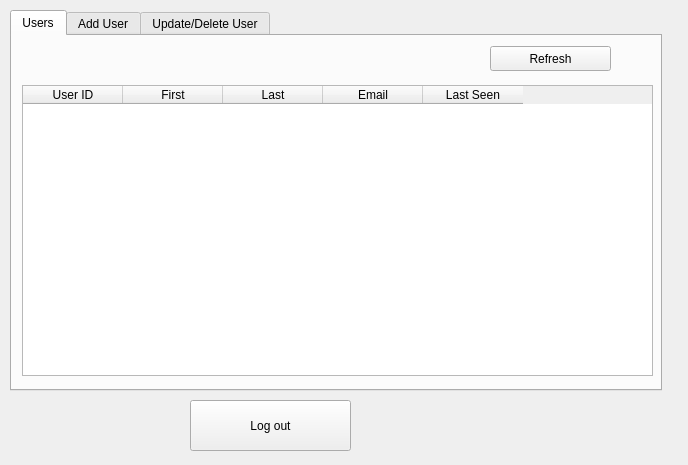
<?xml version="1.0" encoding="UTF-8"?>
<ui version="4.0">
 <class>AdminPanel</class>
 <widget class="QWidget" name="AdminPanel">
  <property name="geometry">
   <rect>
    <x>0</x>
    <y>0</y>
    <width>688</width>
    <height>465</height>
   </rect>
  </property>
  <property name="windowTitle">
   <string>Form</string>
  </property>
  <widget class="QTabWidget" name="tabs">
   <property name="geometry">
    <rect>
     <x>10</x>
     <y>10</y>
     <width>652</width>
     <height>381</height>
    </rect>
   </property>
   <property name="sizePolicy">
    <sizepolicy hsizetype="Maximum" vsizetype="Fixed">
     <horstretch>0</horstretch>
     <verstretch>0</verstretch>
    </sizepolicy>
   </property>
   <property name="maximumSize">
    <size>
     <width>16777215</width>
     <height>16777215</height>
    </size>
   </property>
   <property name="sizeIncrement">
    <size>
     <width>0</width>
     <height>0</height>
    </size>
   </property>
   <property name="currentIndex">
    <number>0</number>
   </property>
   <property name="iconSize">
    <size>
     <width>16</width>
     <height>16</height>
    </size>
   </property>
   <widget class="QWidget" name="users">
    <property name="sizePolicy">
     <sizepolicy hsizetype="Expanding" vsizetype="Expanding">
      <horstretch>0</horstretch>
      <verstretch>0</verstretch>
     </sizepolicy>
    </property>
    <attribute name="title">
     <string>Users</string>
    </attribute>
    <widget class="QTableWidget" name="usertable">
     <property name="geometry">
      <rect>
       <x>10</x>
       <y>49</y>
       <width>631</width>
       <height>291</height>
      </rect>
     </property>
     <property name="rowCount">
      <number>0</number>
     </property>
     <property name="columnCount">
      <number>5</number>
     </property>
     <column>
      <property name="text">
       <string>User ID</string>
      </property>
     </column>
     <column>
      <property name="text">
       <string>First</string>
      </property>
     </column>
     <column>
      <property name="text">
       <string>Last</string>
      </property>
     </column>
     <column>
      <property name="text">
       <string>Email</string>
      </property>
     </column>
     <column>
      <property name="text">
       <string>Last Seen</string>
      </property>
     </column>
    </widget>
    <widget class="QPushButton" name="refreshButton">
     <property name="geometry">
      <rect>
       <x>478</x>
       <y>10</y>
       <width>121</width>
       <height>25</height>
      </rect>
     </property>
     <property name="text">
      <string>Refresh</string>
     </property>
    </widget>
   </widget>
   <widget class="QWidget" name="adduser">
    <property name="sizePolicy">
     <sizepolicy hsizetype="Expanding" vsizetype="Expanding">
      <horstretch>0</horstretch>
      <verstretch>0</verstretch>
     </sizepolicy>
    </property>
    <attribute name="title">
     <string>Add User</string>
    </attribute>
    <widget class="QLineEdit" name="addpass">
     <property name="geometry">
      <rect>
       <x>173</x>
       <y>80</y>
       <width>228</width>
       <height>25</height>
      </rect>
     </property>
     <property name="sizePolicy">
      <sizepolicy hsizetype="Maximum" vsizetype="Fixed">
       <horstretch>0</horstretch>
       <verstretch>0</verstretch>
      </sizepolicy>
     </property>
     <property name="text">
      <string/>
     </property>
    </widget>
    <widget class="QLabel" name="label_2">
     <property name="geometry">
      <rect>
       <x>10</x>
       <y>80</y>
       <width>159</width>
       <height>25</height>
      </rect>
     </property>
     <property name="sizePolicy">
      <sizepolicy hsizetype="Maximum" vsizetype="Fixed">
       <horstretch>0</horstretch>
       <verstretch>0</verstretch>
      </sizepolicy>
     </property>
     <property name="text">
      <string>Password </string>
     </property>
     <property name="alignment">
      <set>Qt::AlignRight|Qt::AlignTrailing|Qt::AlignVCenter</set>
     </property>
    </widget>
    <widget class="QLineEdit" name="addfirst">
     <property name="geometry">
      <rect>
       <x>173</x>
       <y>120</y>
       <width>228</width>
       <height>25</height>
      </rect>
     </property>
     <property name="sizePolicy">
      <sizepolicy hsizetype="Maximum" vsizetype="Fixed">
       <horstretch>0</horstretch>
       <verstretch>0</verstretch>
      </sizepolicy>
     </property>
     <property name="text">
      <string/>
     </property>
    </widget>
    <widget class="QLabel" name="label_3">
     <property name="geometry">
      <rect>
       <x>10</x>
       <y>120</y>
       <width>159</width>
       <height>25</height>
      </rect>
     </property>
     <property name="sizePolicy">
      <sizepolicy hsizetype="Maximum" vsizetype="Fixed">
       <horstretch>0</horstretch>
       <verstretch>0</verstretch>
      </sizepolicy>
     </property>
     <property name="text">
      <string>First Name </string>
     </property>
     <property name="alignment">
      <set>Qt::AlignRight|Qt::AlignTrailing|Qt::AlignVCenter</set>
     </property>
    </widget>
    <widget class="QLineEdit" name="addlast">
     <property name="geometry">
      <rect>
       <x>173</x>
       <y>160</y>
       <width>228</width>
       <height>25</height>
      </rect>
     </property>
     <property name="sizePolicy">
      <sizepolicy hsizetype="Maximum" vsizetype="Fixed">
       <horstretch>0</horstretch>
       <verstretch>0</verstretch>
      </sizepolicy>
     </property>
     <property name="text">
      <string/>
     </property>
    </widget>
    <widget class="QLabel" name="label_4">
     <property name="geometry">
      <rect>
       <x>10</x>
       <y>160</y>
       <width>159</width>
       <height>25</height>
      </rect>
     </property>
     <property name="sizePolicy">
      <sizepolicy hsizetype="Maximum" vsizetype="Fixed">
       <horstretch>0</horstretch>
       <verstretch>0</verstretch>
      </sizepolicy>
     </property>
     <property name="text">
      <string>Last Name </string>
     </property>
     <property name="alignment">
      <set>Qt::AlignRight|Qt::AlignTrailing|Qt::AlignVCenter</set>
     </property>
    </widget>
    <widget class="QLineEdit" name="addemail">
     <property name="geometry">
      <rect>
       <x>173</x>
       <y>40</y>
       <width>228</width>
       <height>25</height>
      </rect>
     </property>
     <property name="sizePolicy">
      <sizepolicy hsizetype="Maximum" vsizetype="Fixed">
       <horstretch>0</horstretch>
       <verstretch>0</verstretch>
      </sizepolicy>
     </property>
     <property name="text">
      <string/>
     </property>
    </widget>
    <widget class="QLabel" name="label_5">
     <property name="geometry">
      <rect>
       <x>10</x>
       <y>40</y>
       <width>159</width>
       <height>25</height>
      </rect>
     </property>
     <property name="sizePolicy">
      <sizepolicy hsizetype="Maximum" vsizetype="Fixed">
       <horstretch>0</horstretch>
       <verstretch>0</verstretch>
      </sizepolicy>
     </property>
     <property name="text">
      <string>Email </string>
     </property>
     <property name="alignment">
      <set>Qt::AlignRight|Qt::AlignTrailing|Qt::AlignVCenter</set>
     </property>
    </widget>
    <widget class="QPushButton" name="addButton">
     <property name="geometry">
      <rect>
       <x>173</x>
       <y>210</y>
       <width>161</width>
       <height>51</height>
      </rect>
     </property>
     <property name="sizePolicy">
      <sizepolicy hsizetype="Fixed" vsizetype="Fixed">
       <horstretch>0</horstretch>
       <verstretch>0</verstretch>
      </sizepolicy>
     </property>
     <property name="maximumSize">
      <size>
       <width>16777215</width>
       <height>70</height>
      </size>
     </property>
     <property name="text">
      <string>Add User</string>
     </property>
    </widget>
   </widget>
   <widget class="QWidget" name="updatedeluser">
    <property name="sizePolicy">
     <sizepolicy hsizetype="Expanding" vsizetype="Expanding">
      <horstretch>0</horstretch>
      <verstretch>0</verstretch>
     </sizepolicy>
    </property>
    <attribute name="title">
     <string>Update/Delete User</string>
    </attribute>
    <widget class="QLineEdit" name="getuserid">
     <property name="geometry">
      <rect>
       <x>170</x>
       <y>100</y>
       <width>228</width>
       <height>25</height>
      </rect>
     </property>
     <property name="sizePolicy">
      <sizepolicy hsizetype="Maximum" vsizetype="Fixed">
       <horstretch>0</horstretch>
       <verstretch>0</verstretch>
      </sizepolicy>
     </property>
     <property name="text">
      <string/>
     </property>
    </widget>
    <widget class="QLineEdit" name="findbyemail">
     <property name="geometry">
      <rect>
       <x>170</x>
       <y>30</y>
       <width>228</width>
       <height>25</height>
      </rect>
     </property>
     <property name="sizePolicy">
      <sizepolicy hsizetype="Maximum" vsizetype="Fixed">
       <horstretch>0</horstretch>
       <verstretch>0</verstretch>
      </sizepolicy>
     </property>
     <property name="text">
      <string/>
     </property>
    </widget>
    <widget class="QLabel" name="label_6">
     <property name="geometry">
      <rect>
       <x>7</x>
       <y>100</y>
       <width>159</width>
       <height>25</height>
      </rect>
     </property>
     <property name="sizePolicy">
      <sizepolicy hsizetype="Maximum" vsizetype="Fixed">
       <horstretch>0</horstretch>
       <verstretch>0</verstretch>
      </sizepolicy>
     </property>
     <property name="text">
      <string>User ID</string>
     </property>
     <property name="alignment">
      <set>Qt::AlignRight|Qt::AlignTrailing|Qt::AlignVCenter</set>
     </property>
    </widget>
    <widget class="QPushButton" name="updateuserButton">
     <property name="geometry">
      <rect>
       <x>170</x>
       <y>230</y>
       <width>120</width>
       <height>31</height>
      </rect>
     </property>
     <property name="sizePolicy">
      <sizepolicy hsizetype="Fixed" vsizetype="Fixed">
       <horstretch>0</horstretch>
       <verstretch>0</verstretch>
      </sizepolicy>
     </property>
     <property name="text">
      <string>Update</string>
     </property>
    </widget>
    <widget class="QLabel" name="label_7">
     <property name="geometry">
      <rect>
       <x>7</x>
       <y>30</y>
       <width>159</width>
       <height>25</height>
      </rect>
     </property>
     <property name="sizePolicy">
      <sizepolicy hsizetype="Maximum" vsizetype="Fixed">
       <horstretch>0</horstretch>
       <verstretch>0</verstretch>
      </sizepolicy>
     </property>
     <property name="text">
      <string>Find by Email </string>
     </property>
     <property name="alignment">
      <set>Qt::AlignRight|Qt::AlignTrailing|Qt::AlignVCenter</set>
     </property>
    </widget>
    <widget class="QLineEdit" name="getfirst">
     <property name="geometry">
      <rect>
       <x>170</x>
       <y>140</y>
       <width>228</width>
       <height>25</height>
      </rect>
     </property>
     <property name="sizePolicy">
      <sizepolicy hsizetype="Maximum" vsizetype="Fixed">
       <horstretch>0</horstretch>
       <verstretch>0</verstretch>
      </sizepolicy>
     </property>
     <property name="text">
      <string/>
     </property>
    </widget>
    <widget class="QLabel" name="label_8">
     <property name="geometry">
      <rect>
       <x>7</x>
       <y>140</y>
       <width>159</width>
       <height>25</height>
      </rect>
     </property>
     <property name="sizePolicy">
      <sizepolicy hsizetype="Maximum" vsizetype="Fixed">
       <horstretch>0</horstretch>
       <verstretch>0</verstretch>
      </sizepolicy>
     </property>
     <property name="text">
      <string>First Name </string>
     </property>
     <property name="alignment">
      <set>Qt::AlignRight|Qt::AlignTrailing|Qt::AlignVCenter</set>
     </property>
    </widget>
    <widget class="QLineEdit" name="getlast">
     <property name="geometry">
      <rect>
       <x>170</x>
       <y>180</y>
       <width>228</width>
       <height>25</height>
      </rect>
     </property>
     <property name="sizePolicy">
      <sizepolicy hsizetype="Maximum" vsizetype="Fixed">
       <horstretch>0</horstretch>
       <verstretch>0</verstretch>
      </sizepolicy>
     </property>
     <property name="text">
      <string/>
     </property>
    </widget>
    <widget class="QLabel" name="label_9">
     <property name="geometry">
      <rect>
       <x>7</x>
       <y>180</y>
       <width>159</width>
       <height>25</height>
      </rect>
     </property>
     <property name="sizePolicy">
      <sizepolicy hsizetype="Maximum" vsizetype="Fixed">
       <horstretch>0</horstretch>
       <verstretch>0</verstretch>
      </sizepolicy>
     </property>
     <property name="text">
      <string>Last Name </string>
     </property>
     <property name="alignment">
      <set>Qt::AlignRight|Qt::AlignTrailing|Qt::AlignVCenter</set>
     </property>
    </widget>
    <widget class="QPushButton" name="finduserButton">
     <property name="geometry">
      <rect>
       <x>419</x>
       <y>30</y>
       <width>101</width>
       <height>25</height>
      </rect>
     </property>
     <property name="sizePolicy">
      <sizepolicy hsizetype="Fixed" vsizetype="Fixed">
       <horstretch>0</horstretch>
       <verstretch>0</verstretch>
      </sizepolicy>
     </property>
     <property name="text">
      <string>Find</string>
     </property>
    </widget>
    <widget class="QPushButton" name="deleteuserButton">
     <property name="geometry">
      <rect>
       <x>320</x>
       <y>230</y>
       <width>120</width>
       <height>31</height>
      </rect>
     </property>
     <property name="sizePolicy">
      <sizepolicy hsizetype="Fixed" vsizetype="Fixed">
       <horstretch>0</horstretch>
       <verstretch>0</verstretch>
      </sizepolicy>
     </property>
     <property name="text">
      <string>Delete</string>
     </property>
    </widget>
   </widget>
  </widget>
  <widget class="QPushButton" name="logoutButton">
   <property name="geometry">
    <rect>
     <x>190</x>
     <y>400</y>
     <width>161</width>
     <height>51</height>
    </rect>
   </property>
   <property name="sizePolicy">
    <sizepolicy hsizetype="Fixed" vsizetype="Fixed">
     <horstretch>0</horstretch>
     <verstretch>0</verstretch>
    </sizepolicy>
   </property>
   <property name="maximumSize">
    <size>
     <width>16777215</width>
     <height>70</height>
    </size>
   </property>
   <property name="text">
    <string>Log out</string>
   </property>
  </widget>
 </widget>
 <resources/>
 <connections/>
</ui>
